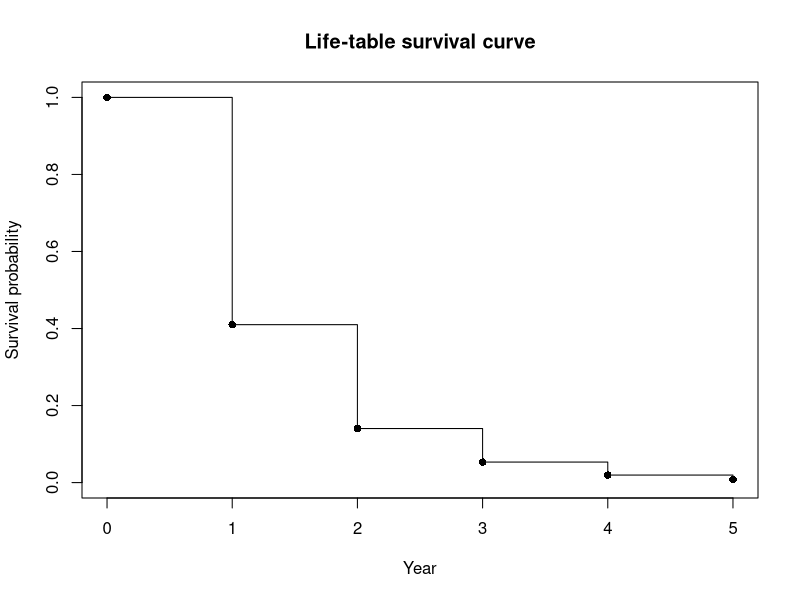

Generate this figure with R: (Note: this script raises an error after producing the figure.)
## ---- chunk 1
library(tidyverse)
library(survival)
library(survminer)

theme_set(theme_minimal(base_size = 14))
knitr::opts_chunk$set(echo = TRUE, warning = FALSE, message = FALSE)
## ---- chunk 2
years <- 0:5

# Replace the NA values with your cumulative survival probabilities
S <- c(1, 0.41, 0.1403, 0.0533, 0.0195, 0.0078)

plot(
  years, S,
  type = "s",
  ylim = c(0, 1),
  xlab = "Year",
  ylab = "Survival probability",
  main = "Life-table survival curve"
)

points(years, S, pch = 16)
## ---- chunk 3
lung_use <- lung %>%
  mutate(
    ph.ecog = case_when(
      ph.ecog %in% c(2, 3) ~ "2-3",
      ph.ecog == 0 ~ "0",
      ph.ecog == 1 ~ "1",
      ph.ecog == 4 ~ "4",
      TRUE ~ NA_character_
    ),    
    event = ifelse(status == 1, 0, 1)
  ) %>%
  filter(!is.na(time), !is.na(event), !is.na(ph.ecog))

ggsurvplot(
  survfit(Surv(time, event) ~ ph.ecog, data = lung_use),
  xlab = "Days",
  ylab = "Overall survival probability",
  conf.int = TRUE
)
## ---- chunk 4
survdiff(Surv(time, event) ~ ph.ecog, data = lung_use)
